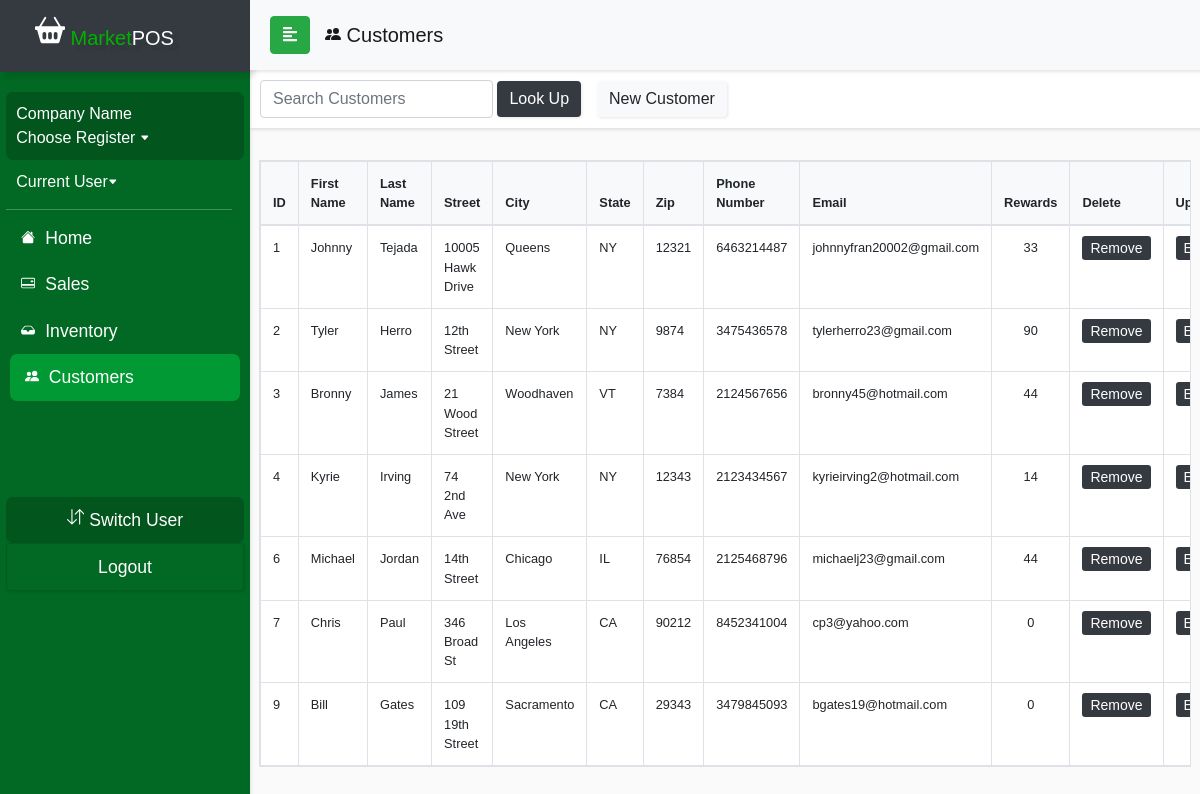
The app's page /currentDraft/customerview.php with its own data.
### tables this page shows
CREATE TABLE `customer_info` (
  `customer_id` int(11) NOT NULL,
  `email` varchar(50) NOT NULL,
  `password` varchar(60) NOT NULL,
  `first_name` varchar(50) NOT NULL,
  `last_name` varchar(50) NOT NULL,
  `phone_number` double NOT NULL,
  `rewards` float DEFAULT NULL,
  `street_address` varchar(50) NOT NULL,
  `city` varchar(50) NOT NULL,
  `state` varchar(2) NOT NULL,
  `zip_code` int(11) NOT NULL
);

### currentDraft/customerview.php (the view, shortened to what this page needs)
<?php
include_once('sidebarconnect.php');
$query = "SELECT * FROM customer_info";
$result = mysqli_query($conn, $query);
?>
<!DOCTYPE html>
<html>
<head>
  <link rel="stylesheet" href="css/bootstrap.min.css">
  <link rel="stylesheet" href="userStyle2.css">
  <link rel="stylesheet" href="css/jquery.mCustomScrollbar.min.css">
</head>
<body>
<nav id="sidebar">
    <div class="sidebar-header bg-dark">
      <h1 id="brand"><span><a class="navbar-brand relative-top" href="indexDraft.php">
            <span style="color: #00b300"> Market</span>POS</a></h1>
    </div>
    <ul class="list-unstyled components">
      <li>
        <div id="usercard">
          <a href="salescontrolpanel.php#switchreg" style="font-size: 1em;"><?php if ((isset($_SESSION['emp_id'])) ) echo $row['company_name']; else  echo 'Company Name'; ?></br>
            <?php if (isset($_SESSION['register'])) echo "Register " .$_SESSION['register'];else  echo 'Choose Register'; ?> <svg width=".6em" height=".6em" viewBox="0 0 16 16" class="bi bi-caret-down-fill" fill="currentColor" xmlns="http://www.w3.org/2000/svg">
              <path d="M7.247 11.14L2.451 5.658C1.885 5.013 2.345 4 3.204 4h9.592a1 1 0 0 1 .753 1.659l-4.796 5.48a1 1 0 0 1-1.506 0z" />
            </svg></a>
        </div>
      </li>
      <li>
        <a href="employeePinLogin.php" style="font-size: 1em;"><?php if ((isset($_SESSION['emp_id']))) echo "". $row['first_name']. " " . $row['last_name'] . " ";else echo "Current User";?><svg width=".6em" height=".6em" viewBox="0 0 16 16" class="bi bi-caret-down-fill" fill="currentColor" xmlns="http://www.w3.org/2000/svg">
            <path d="M7.247 11.14L2.451 5.658C1.885 5.013 2.345 4 3.204 4h9.592a1 1 0 0 1 .753 1.659l-4.796 5.48a1 1 0 0 1-1.506 0z" />
          </svg></a>
      </li>
      <div class="justify-content-center" id="navline"></div>
      <li>
        <a href="accounthomeDraft.php">
          <span style="padding:5px;">
            </span> Home</a>
      </li>
      <li>
        <a href="salescontrolpanel.php">
          <span style="padding:5px;">
          </span> Sales</a>
      </li>
      <li>
        <a href="inventorycontrol.php">
          <span style="padding:5px;">
            </span> Inventory</a>
      </li>
      <li class="active">
        <a href="customercontrol.php">
          <span style="padding:5px;">
            </span> Customers</a>
      </li>
      <li class="sidebar-footer">
        <div class="text-center" id="usercard">
          <a role="button" href="<?php $_SESSION['url'] = "salescontrolpanel.php" ?> employeePinLogin.php"> Switch User</a>
        </div>
      </li>
      <li>
        <div class="card text-center" id="footerbtn" style="background: #016923;">
          <a role="button" href="logout.php"> Logout</a>
        </div>
      </li>
    </ul>
  </nav>
  <div id="content">
    <nav class="navbar navbar-expand-lg navbar-light bg-light sticky-top" id="locnav">
      <div class="container-fluid">
        <button type="button" id="sidebarCollapse" class="btn btn-success">
          <i class="fas fa-align-left"></i>
        </button>
        <div class="collapse navbar-collapse" id="navbarSupportedContent">
          <ul class="nav navbar-nav mr-auto">
            <a class="navbar-brand" href="customerview.php"> Customers</a>
          </ul>
        </div>
      </div>
    </nav>
    <nav class="navbar navbar-light" id="salespanel">
      <form class="form-inline" method="post" action="customerview.php">
        <div class="nav-item" style="padding: 8px">
          <input class="form-control" name="customer" placeholder="Search Customers" aria-label="Search">
          <button class="btn btn-dark navbar-btn" name="submit-search"> Look Up</button>
        </div>
        <div class="nav-item mr-auto">
          <a class="btn navbar-btn btn-light" href="customerindex.php" role="button"> New Customer</a></div>
      </form>
    </nav>
    <div class="wrapper mt-3">
      <div class="row px-4 justify-content-center">
        <table class="table table-bordered table-hover mt-3 table-responsive" style="font-size:80%;">
          <thead class="bg-light">
          <tr>
              <th> ID </th>
              <th> First Name </th>
              <th> Last Name </th>
              <th> Street </th>
              <th> City</th>
              <th> State</th>
              <th> Zip </th>
              <th> Phone Number </th>
              <th> Email </th>
              <th> Rewards </th>
              <th> Delete </th>
              <th> Update </th>
            </tr>
          </thead>
          <tbody class="bg-white">
            <?php
            if (isset($_POST['submit-search'])) {
              $search = mysqli_real_escape_string($conn, $_POST['customer']);
              $sql = "SELECT * FROM customer_info WHERE first_name LIKE '%$search%' OR last_name LIKE '%$search%' OR phone_number LIKE '%$search%' OR email LIKE '%$search%'";
              $result = mysqli_query($conn, $sql);
              $queryResults = mysqli_num_rows($result);
              if ($queryResults > 0) {
                echo "<div class='row mt-3'>There are $queryResults results matching your search</div><br>";
                while ($row = mysqli_fetch_assoc($result)) {
					echo "<tr><td>" . $row['customer_id'] . "</td><td>"
                    . $row['first_name'] . "</td><td>" . $row['last_name'] . "</td><td>" . $row['street_address'] . "</td><td>"
                    . $row['city'] . "</td><td>" . $row['state'] . "</td><td>" . $row['zip_code'] . "</td><td>" . $row['phone_number'] . "</td><td>"
                    . $row['email'] . "</td><td class='text-center'>"  . $row['rewards'] .
                    "</td><td><a class='btn-sm btn-dark' role='button' href='customerdelete.php?Del="
                    . $row['customer_id'] . "'>Remove</a></td><td><a class='btn-sm btn-dark' role='button' href='customeredit.php?Upd="
                    . $row['customer_id'] . "'>Select</a></td></tr>";
                	}
              	} else {
                echo "<div class='row mt-3'>There are no results matching your search</div>";
              }
            } else {
              while ($row = mysqli_fetch_assoc($result)) {
                echo "<tr><td>" . $row['customer_id'] . "</td><td>"
                  . $row['first_name'] . "</td><td>" . $row['last_name'] . "</td><td>" . $row['street_address'] . "</td><td>"
                  . $row['city'] . "</td><td>" . $row['state'] . "</td><td>" . $row['zip_code'] . "</td><td>" . $row['phone_number'] . "</td><td>"
                  . $row['email'] . "</td><td class='text-center'>"  . $row['rewards'] .
                  "</td><td><a class='btn-sm btn-dark' role='button' href='customerdelete.php?Del="
                  . $row['customer_id'] . "'>Remove</a></td><td><a class='btn-sm btn-dark' role='button' href='customeredit.php?Upd="
                  . $row['customer_id'] . "'>Edit</a></td></tr>";
              }
            }
            ?>
          </tbody>
        </table>
      </div>
    </div>
</body>
</html>

### currentDraft/userStyle2.css (style rules this page uses)
body { font-family: 'Poppins', sans-serif; background: #fafafa; overflow-y: scroll; overflow-x: hidden; }
a, a:hover, a:focus { color: inherit; text-decoration: none; transition: all 0.3s; }
#brand { text-shadow: 5px 5px 3px rgba(0, 0, 0, 0.1); }
#locnav { position: fixed; }
#salespanel { padding: 2px 2px; margin-top: 30px; margin-left: 0px; overflow-y: scroll; }
.navbar { width: 100%; padding: 5px 5px; background: #fff; border: none; border-radius: 0; box-shadow: 1px 2px 3px rgba(0, 0, 0, 0.1); }
.navbar-brand { padding: 15px; }
.nav-item { padding: 8px; }
.navbar-btn { box-shadow: 1px 1px 3px rgba(0, 0, 0, 0.1); outline: none !important; border: none; }
#navline { margin-top: 5px; margin-bottom: 5px; width: 95%; height: 1px; border-bottom: 1px solid white; opacity: 25%; box-shadow: 1px 1px 3px rgba(0, 0, 0, 0.1); }
#sidebar { width: 250px; position: fixed; top: 0; left: 0; height: 100vh; z-index: 999; background: #016923; color: #fff; transition: all 0.3s; box-shadow: 1px 2px 3px rgba(0, 0, 0, 0.1); }
#sidebar .sidebar-header { padding-left: 20px; height: 4.5em; box-shadow: 5px 5px 5px rgba(0, 0, 0, 0.1); }
#sidebar ul.components { padding: 20px 0; margin: auto; width: 95%; }
#sidebar ul li a { padding: 10px; font-size: 1.1em; display: block; }
#sidebar ul li.active > a, a[aria-expanded="true"] { color: #fff; background: #009933; margin: auto; width: 97%; border-radius: 7px; pointer-events: none; }
#usercard { background: #01551d; border-radius: 7px; }
#footerbtn { background: #016923; box-shadow: 1px 1px 3px rgba(0, 0, 0, 0.1); }
#content { width: calc(100% - 250px); margin-top: 40px; min-height: 100vh; transition: all 0.3s; position: absolute; top: 0; right: 0; }

### records on screen
customer_info: customer_id "1", first_name "Johnny", last_name "Tejada", street_address "10005 Hawk Drive", city "Queens", state "NY", zip_code "12321", phone_number "6463214487", email "johnnyfran20002@gmail.com", rewards "33"
customer_info: customer_id "2", first_name "Tyler", last_name "Herro", street_address "12th Street", city "New York", state "NY", zip_code "9874", phone_number "3475436578", email "tylerherro23@gmail.com", rewards "90"
customer_info: customer_id "3", first_name "Bronny", last_name "James", street_address "21 Wood Street", city "Woodhaven", state "VT", zip_code "7384", phone_number "2124567656", email "bronny45@hotmail.com", rewards "44"
customer_info: customer_id "4", first_name "Kyrie", last_name "Irving", street_address "74 2nd Ave", city "New York", state "NY", zip_code "12343", phone_number "2123434567", email "kyrieirving2@hotmail.com", rewards "14"
customer_info: customer_id "6", first_name "Michael", last_name "Jordan", street_address "14th Street", city "Chicago", state "IL", zip_code "76854", phone_number "2125468796", email "michaelj23@gmail.com", rewards "44"
customer_info: customer_id "7", first_name "Chris", last_name "Paul", street_address "346 Broad St", city "Los Angeles", state "CA", zip_code "90212", phone_number "8452341004", email "cp3@yahoo.com", rewards "0"
customer_info: customer_id "9", first_name "Bill", last_name "Gates", street_address "109 19th Street", city "Sacramento", state "CA", zip_code "29343", phone_number "3479845093", email "bgates19@hotmail.com", rewards "0"
